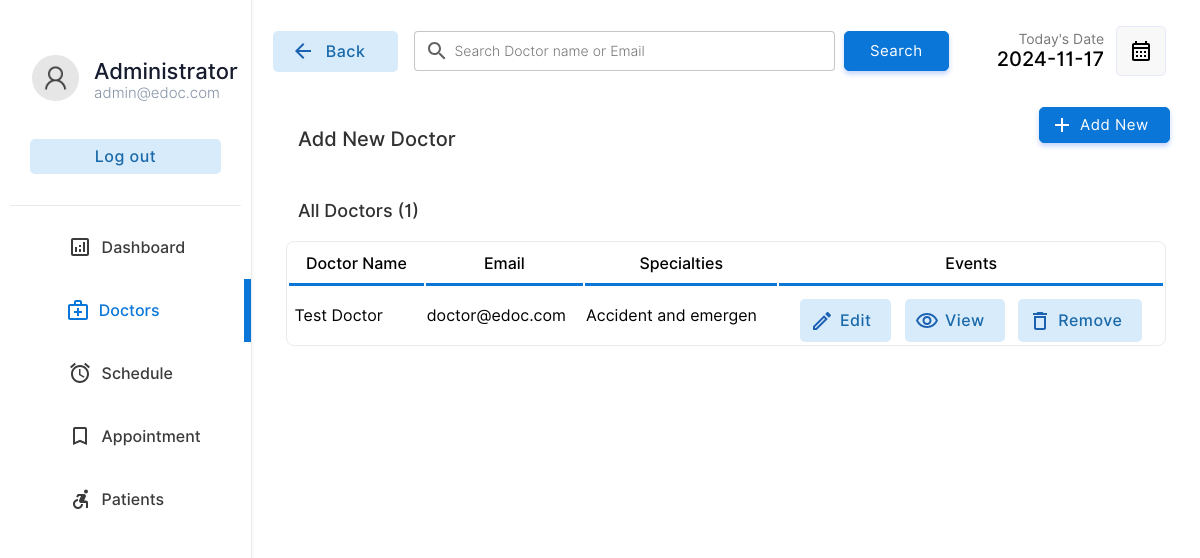
Before: /doctor/doctors.php (signed in) with the older database file.
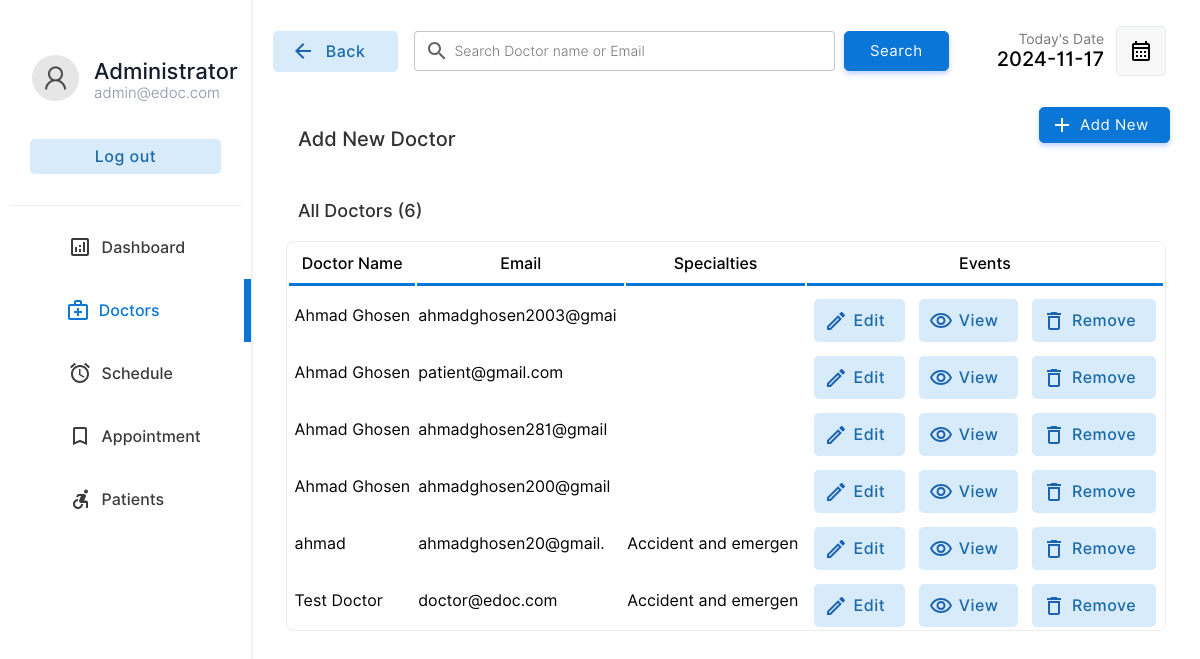
After: the same page with the newer database file.
### tables this page shows
CREATE TABLE IF NOT EXISTS `doctor` (
  `docid` int NOT NULL AUTO_INCREMENT,
  `docemail` varchar(255) DEFAULT NULL,
  `docname` varchar(255) DEFAULT NULL,
  `docpassword` varchar(255) DEFAULT NULL,
  `docnic` varchar(15) DEFAULT NULL,
  `doctel` varchar(15) DEFAULT NULL,
  `specialties` int DEFAULT '1',
  PRIMARY KEY (`docid`),
  KEY `specialties` (`specialties`)
);

CREATE TABLE IF NOT EXISTS `specialties` (
  `id` int NOT NULL,
  `sname` varchar(50) DEFAULT NULL,
  PRIMARY KEY (`id`)
);

### doctor/doctors.php (the view, shortened to what this page needs)
<!DOCTYPE html>
<html lang="en">
<head>
    <link rel="stylesheet" href="../css/animations.css">
    <link rel="stylesheet" href="../css/main.css">
    <link rel="stylesheet" href="../css/admin.css">
</head>
<body>
    <?php
    include("../connection.php");
    ?>
    <div class="container">
        <div class="menu">
            <table class="menu-container" border="0">
                <tr>
                    <td style="padding:10px" colspan="2">
                        <table border="0" class="profile-container">
                            <tr>
                                <td width="30%" style="padding-left:20px" >
                                    <img src="../img/user.png" alt="" width="100%" style="border-radius:50%">
                                </td>
                                <td style="padding:0px;margin:0px;">
                                    <p class="profile-title">Administrator</p>
                                    <p class="profile-subtitle">admin@edoc.com</p>
                                </td>
                            </tr>
                            <tr>
                                <td colspan="2">
                                <a href="../logout.php" ><input type="button" value="Log out" class="logout-btn btn-primary-soft btn"></a>
                                </td>
                            </tr>
                    </table>
                    </td>
                </tr>
                <tr class="menu-row" >
                    <td class="menu-btn menu-icon-dashbord" >
                        <a href="index.php" class="non-style-link-menu"><div><p class="menu-text">Dashboard</p></a></div></a>
                <tr class="menu-row">
                    <td class="menu-btn menu-icon-doctor menu-active menu-icon-doctor-active">
                        <a href="doctors.php" class="non-style-link-menu non-style-link-menu-active"><div><p class="menu-text">Doctors</p></a></div>
                <tr class="menu-row" >
                    <td class="menu-btn menu-icon-schedule">
                        <a href="schedule.php" class="non-style-link-menu"><div><p class="menu-text">Schedule</p></div></a>
                    </td>
                </tr>
                <tr class="menu-row">
                    <td class="menu-btn menu-icon-appoinment">
                        <a href="appointment.php" class="non-style-link-menu"><div><p class="menu-text">Appointment</p></a></div>
                    </td>
                </tr>
                <tr class="menu-row" >
                    <td class="menu-btn menu-icon-patient">
                        <a href="patient.php" class="non-style-link-menu"><div><p class="menu-text">Patients</p></a></div>
                    </td>
                </tr>
        <div class="dash-body">
            <table border="0" width="100%" style=" border-spacing: 0;margin:0;padding:0;margin-top:25px; ">
                <tr >
                    <td width="13%">
                        <a href="doctors.php" ><button  class="login-btn btn-primary-soft btn btn-icon-back"  style="padding-top:11px;padding-bottom:11px;margin-left:20px;width:125px"><font class="tn-in-text">Back</font></button></a>
                    </td>
                    <td>
                        <form action="" method="post" class="header-search">
                            <input type="search" name="search" class="input-text header-searchbar" placeholder="Search Doctor name or Email" list="doctors">&nbsp;&nbsp;
                            <?php
                                $list11 = $database->query("select  docname,docemail from  doctor;");
?>
                            <input type="Submit" value="Search" class="login-btn btn-primary btn" style="padding-left: 25px;padding-right: 25px;padding-top: 10px;padding-bottom: 10px;">
                        </form>
                    </td>
                    <td width="15%">
                        <p style="font-size: 14px;color: rgb(119, 119, 119);padding: 0;margin: 0;text-align: right;">
                            Today's Date
                        </p>
                        <p class="heading-sub12" style="padding: 0;margin: 0;">
                            <?php
                        $date = date('Y-m-d');
                        echo $date;
                        ?>
                        </p>
                    </td>
                    <td width="10%">
                        <button  class="btn-label"  style="display: flex;justify-content: center;align-items: center;"><img src="../img/calendar.svg" width="100%"></button>
                    </td>
                </tr>
                <tr >
                    <td colspan="2" style="padding-top:30px;">
                        <p class="heading-main12" style="margin-left: 45px;font-size:20px;color:rgb(49, 49, 49)">Add New Doctor</p>
                    </td>
                    <td colspan="2">
                        <a href="?action=add&id=none&error=0" class="non-style-link"><button  class="login-btn btn-primary btn button-icon"  style="display: flex;justify-content: center;align-items: center;margin-left:75px;background-image: url('../img/icons/add.svg');">Add New</font></button>
                            </a></td>
                </tr>
                <tr>
                    <td colspan="4" style="padding-top:10px;">
                        <p class="heading-main12" style="margin-left: 45px;font-size:18px;color:rgb(49, 49, 49)">All Doctors (<?php echo $list11->num_rows; ?>)</p>
                    </td>
                </tr>
                <?php
                    if($_POST){
                        $keyword=$_POST["search"];
                        $sqlmain= "select * from doctor where docemail='$keyword' or docname='$keyword' or docname like '$keyword%' or docname like '%$keyword' or docname like '%$keyword%'";
                    }else{
                        $sqlmain= "select * from doctor order by docid desc";
                    }
                ?>
                <tr>
                   <td colspan="4">
                       <center>
                        <div class="abc scroll">
                        <table width="93%" class="sub-table scrolldown" border="0">
                        <thead>
                        <tr>
                                <th class="table-headin">
                                Doctor Name
                                </th>
                                <th class="table-headin">
                                    Email
                                </th>
                                <th class="table-headin">
                                    Specialties
                                </th>
                                <th class="table-headin">
                                    Events
                                </tr>
                        </thead>
                        <tbody>
                            <?php
                                $result= $database->query($sqlmain);
                                if($result->num_rows==0){
                                    echo '<tr>
                                    <td colspan="4">
                                    <br><br><br><br>
                                    <center>
                                    <img src="../img/notfound.svg" width="25%">
                                    <br>
                                    <p class="heading-main12" style="margin-left: 45px;font-size:20px;color:rgb(49, 49, 49)">We  couldnt find anything related to your keywords !</p>
                                    <a class="non-style-link" href="doctors.php"><button  class="login-btn btn-primary-soft btn"  style="display: flex;justify-content: center;align-items: center;margin-left:20px;">&nbsp; Show all Doctors &nbsp;</font></button>
                                    </a>
                                    </center>
                                    <br><br><br><br>
                                    </td>
                                    </tr>';
                                }
                                else{
                                    for ( $x=0; $x<$result->num_rows;$x++){
                                        $row=$result->fetch_assoc();
                                        $docid=$row["docid"];
                                        $name=$row["docname"];
                                        $email=$row["docemail"];
                                        $spe=$row["specialties"];
                                        $spcil_res= $database->query("select sname from specialties where id='$spe'");
                                        $spcil_array= $spcil_res->fetch_assoc();
                                        $spcil_name=$spcil_array["sname"];
                                        echo '<tr>
                                        <td> &nbsp;'.
                                        substr($name,0,30)
                                        .'</td>
                                        <td>
                                        '.substr($email,0,20).'
                                        </td>
                                        <td>
                                            '.substr($spcil_name,0,20).'
                                        </td>
                                        <td>
                                        <div style="display:flex;justify-content: center;">
                                        <a href="?action=edit&id='.$docid.'&error=0" class="non-style-link"><button  class="btn-primary-soft btn button-icon btn-edit"  style="padding-left: 40px;padding-top: 12px;padding-bottom: 12px;margin-top: 10px;"><font class="tn-in-text">Edit</font></button></a>
                                        &nbsp;&nbsp;&nbsp;
                                        <a href="?action=view&id='.$docid.'" class="non-style-link"><button  class="btn-primary-soft btn button-icon btn-view"  style="padding-left: 40px;padding-top: 12px;padding-bottom: 12px;margin-top: 10px;"><font class="tn-in-text">View</font></button></a>
                                       &nbsp;&nbsp;&nbsp;
                                       <a href="?action=drop&id='.$docid.'&name='.$name.'" class="non-style-link"><button  class="btn-primary-soft btn button-icon btn-delete"  style="padding-left: 40px;padding-top: 12px;padding-bottom: 12px;margin-top: 10px;"><font class="tn-in-text">Remove</font></button></a>
                                        </div>
                                        </td>
                                    </tr>';
                                }
                            }
                            ?>
                            </tbody>
                        </table>
                        </div>
                        </center>
                   </td>
                </tr>
            </table>
        </div>
</body>
</html>

### css/main.css (style rules this page uses)
:root { --primarycolor: #0A76D8; --primarycolorhover: #006dd3; --btnice:#D8EBFA; --btnnicetext:#1b62b3; }
body { margin: 0; padding: 0; border-spacing: 0; font-family: 'Inter', sans-serif; }
.input-text { border-radius: 4px; border: 0.5px solid rgb(226, 226, 226); padding: 10px; width: 92%; transition: 0.2s; outline: none; }
.input-text { border: 1px solid #e9ecef; font-size: 14px; line-height: 26px; background-color: #fff; display: block; width: 100%; padding: .375rem .75rem; font-weight: 300; line-height: 1.5; color: #212529; background-color: #fff; background-clip: padding-box; -webkit-appearance: none; -moz-appearance: none; appearance: none; border-radius: .25rem; transition: border-color .15s ease-in-out,box-shadow .15s ease-in-out; }
.input-text::placeholder { font-family: 'Inter', sans-serif; }
.btn { cursor: pointer; padding: 8px 20px; outline: none; text-decoration: none; font-size: 15px; letter-spacing: 0.5px; transition: all 0.3s; border-radius: 5px; font-family: 'Inter', sans-serif; }
.btn-primary { background-color: var(--primarycolor) ; border: 1px solid var(--primarycolor) ; color: #fff ; box-shadow: 0 3px 5px 0 rgba(57,108,240,0.3); }
.btn-primary-soft { background-color: #D8EBFA ; color: #1969AA; font-weight: 500; font-size: 16px; border: none; }
.non-style-link:link, .non-style-link:visited, .non-style-link:hover, .non-style-link:active { text-decoration: none; color: rgb(43, 43, 43); }
.btn-label { margin-left: 10px; padding: 12px 12px; outline: none; text-decoration: none; font-size: 15px; letter-spacing: 0.5px; transition: all 0.3s; border-radius: 5px; background-color: #f0f0f073; border: 1px solid rgba(57,108,240,0.1) ; font-family: 'Inter', sans-serif; }
.sub-table { border: 1px solid #ebebeb; border-radius: 8px; }
.table-headin { font-size: 16px; font-weight: 500; padding: 10px; border-bottom: 3px solid var(--primarycolor); }
.abc { width: 100%; height: 550px; overflow: auto; }
input[type=search] { background-image: url('../img/search.svg'); background-position: 10px 50%; background-repeat: no-repeat; transition: 0.5s; padding: 8px 20px 8px 40px; }
.button-icon { background-position: 10px 50%; background-repeat: no-repeat; transition: 0.5s; padding: 8px 20px 8px 40px; }
.menu-btn { padding:6px; color: #3b3b3b; background-position: 30% 50%; background-repeat: no-repeat; transition: 0.5s; }
.menu-text { padding-left: 40%; font-weight: 500; font-size: 16px; }
.menu-active { color: var(--primarycolor); border-right: 7px solid var(--primarycolor); background-color: var(); }
.non-style-link-menu:link, .non-style-link-menu:visited, .non-style-link-menu:active { text-decoration: none; color: #3b3b3b; }
.non-style-link-menu-active:link, .non-style-link-menu-active:visited, .non-style-link-menu-active:active { text-decoration: none; color: var(--primarycolor); }
.menu-icon-dashbord { background-image: url('../img/icons/dashboard.svg'); }
.menu-icon-doctor { background-image: url('../img/icons/doctors.svg'); }
.menu-icon-schedule { background-image: url('../img/icons/schedule.svg'); }
.menu-icon-appoinment { background-image: url('../img/icons/book.svg'); }
.menu-icon-patient { background-image: url('../img/icons/patients.svg'); }
.menu-icon-doctor:hover,.menu-icon-doctor-active { color: var(--primarycolor); background-image: url('../img/icons/doctors-hover.svg'); }
.btn-icon-back { background-image: url('../img/icons/back-iceblue.svg'); background-position: 18px 50%; background-repeat: no-repeat; transition: 0.5s; padding: 8px 20px 8px 40px; }
.btn-edit { background-image: url('../img/icons/edit-iceblue.svg'); }
.btn-view { background-image: url('../img/icons/view-iceblue.svg'); }
.btn-delete { background-image: url('../img/icons/delete-iceblue.svg'); }

### doctor/doctors.php (style rules this page uses)
.sub-table { animation: transitionIn-Y-bottom 0.5s; }

Changed rows visible on the page:
added doctor: docname "Ahmad Ghosen", docemail "ahmadghosen2003@gmai"
added doctor: docname "Ahmad Ghosen", docemail "patient@gmail.com"
added doctor: docname "Ahmad Ghosen", docemail "ahmadghosen281@gmail"
added doctor: docname "Ahmad Ghosen", docemail "ahmadghosen200@gmail"
added doctor: docname "ahmad", docemail "ahmadghosen20@gmail.", specialties.sname "Accident and emergen"
Other visible differences:
$list11->num_rows: "1" → "6"
